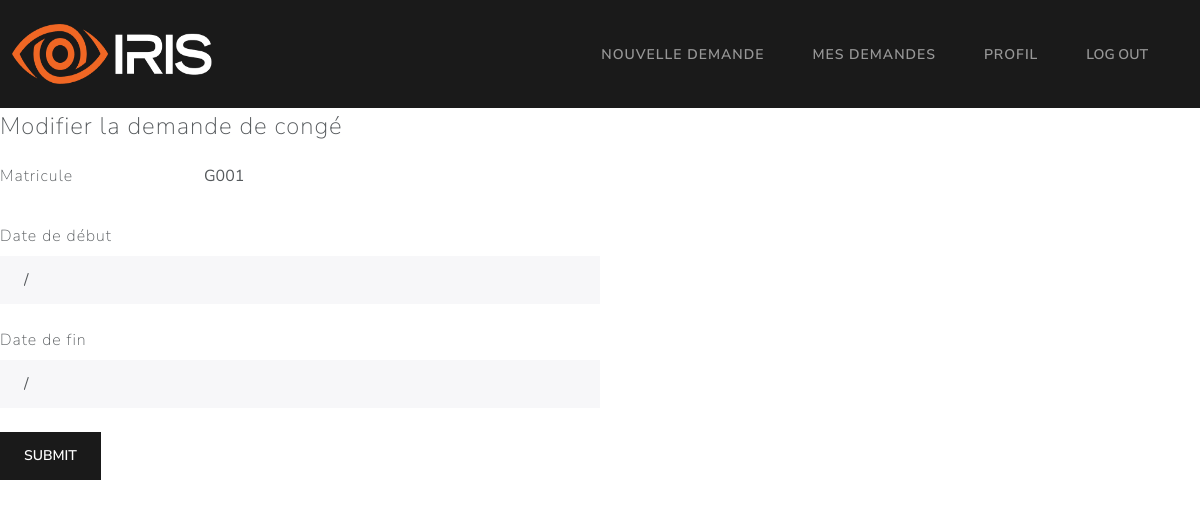
The app's page /employé/demande/2/edit (signed in), older data.
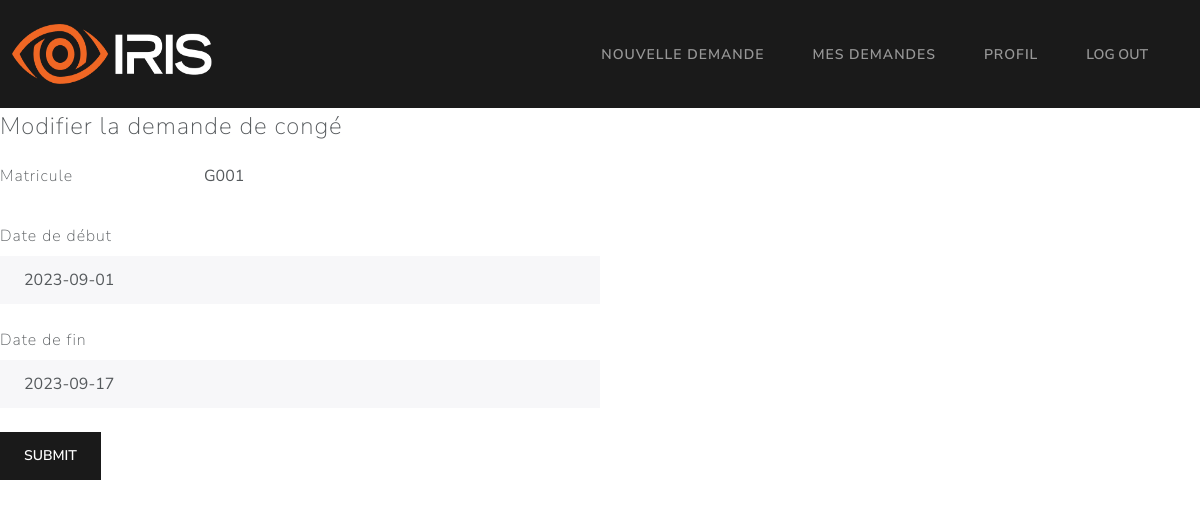
The same page, newer data.
### Models/models.py (models this page shows, shortened)
class demandeCongé(db.Model):
    id = db.Column(db.Integer, primary_key=True)
    date_debut = db.Column(db.String, unique=False, nullable=False)
    date_fin = db.Column(db.String, unique=False, nullable=False)
    statut = db.Column(db.String, unique=False, nullable=False)
    employee_matricule = db.Column(db.String, unique=False, nullable=False)
    motif_refus = db.Column(db.String, unique=False, nullable=True)

### app.py (the view)
@app.route("/employé/demande/<int:id>/edit", methods=['GET', 'POST'])
def edit_demande(id):
	if (request.method == 'POST'):
		return editDemande(request, id)
	else:
		demande = demandeCongé.query.filter_by(id=id).first()
		user = get_user()
		return render_template("/user/modifierDemande.html", user=user, demande=demande)

### Controllers/baseController.py (called while the page is built)
def get_user():
    user_matricule = session['user']
    user = userLoginCredentials.query.filter_by(matricule=user_matricule).first()
    return user

### templates/user/modifierDemande.html (shortened to what this page needs)
{% extends '/user/base.html' %}  {% block content %}
<form action="/employé/demande/{{ demande.id }}/edit" method="POST">
  <legend>Modifier la demande de congé</legend>
  <div class="form-group row">
    <label class="col-sm-2 col-form-label">Matricule</label>
    <div class="col-sm-10">
      <input
        type="text"
        readonly=""
        class="form-control-plaintext"
        value={{
        user.matricule
        }}
      />
    </div>
  </div>
  <div class="form-group">
    <label class="form-label mt-4">Date de début</label>
    <input
      type="text"
      onfocus="(this.type='date')"
      onblur="(this.type='text')"
      name="debut"
      class="form-control"
      value={{
      demande.date_debut
      }}
    />
  </div>
  <div class="form-group">
    <label class="form-label mt-4">Date de fin</label>
    <input
      type="text"
      onfocus="(this.type='date')"
      onblur="(this.type='text')"
      name="fin"
      class="form-control"
      value={{
      demande.date_fin
      }}
    />
  </div>
  <br />
  <button type="submit" class="btn btn-primary">Submit</button>
</form>
{{ error }} {% endblock %}

Row changes from the older to the newer data that the page shows:
added demandeCongé: debut "2023-09-01", fin "2023-09-17"
Text that changed along with them:
form field debut: "/" → (not shown)
form field fin: "/" → (not shown)
